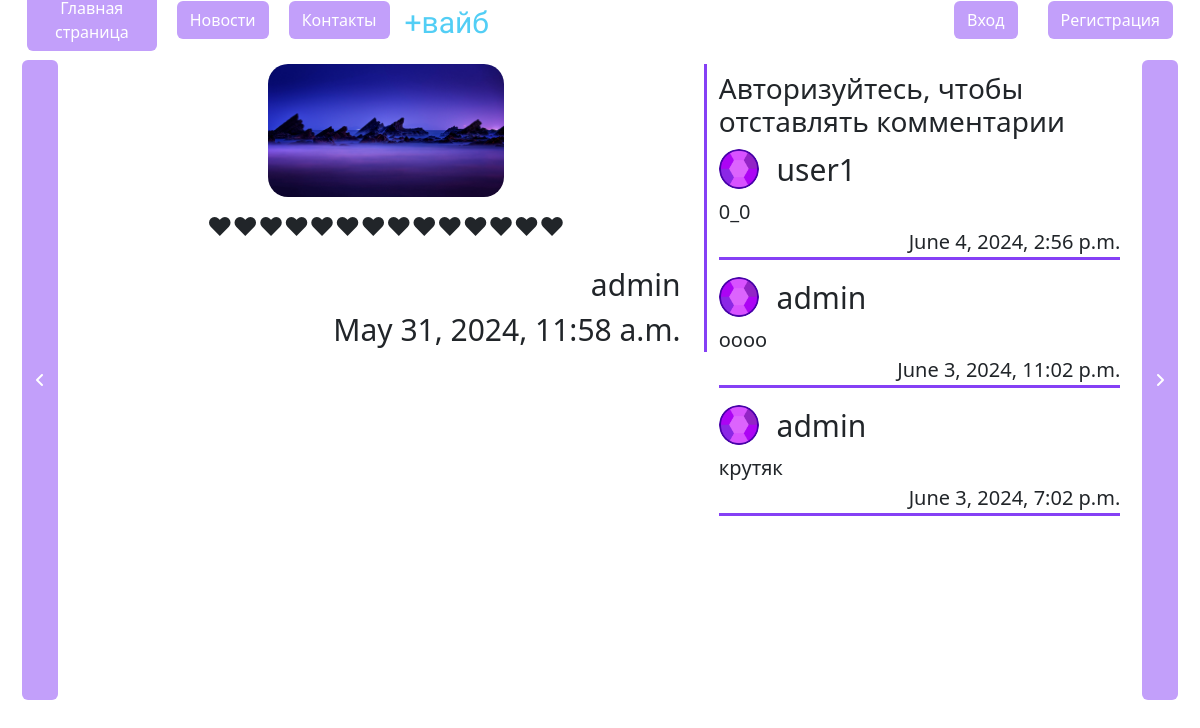
Page /detail/1/ on the committed database.
### news/models.py (models this page shows, shortened)
class News(models.Model):
    title = models.CharField(max_length=200, verbose_name="Заголовок")
    content = models.TextField(verbose_name="Содержимое")
    date_published = models.DateTimeField(default=timezone.now, verbose_name="Дата публикации")
    image = models.ImageField(upload_to="images/", verbose_name="Изображение")
    author = models.ForeignKey(User, on_delete=models.CASCADE, verbose_name="Автор", null=True, blank=True)
    class Meta:
        verbose_name = "Пост"
        verbose_name_plural = "Новости"

class   Comment(models.Model):
    news = models.ForeignKey(News, on_delete=models.CASCADE, verbose_name="Пост")
    author = models.ForeignKey(User, on_delete=models.CASCADE, verbose_name="Автор", null=True, blank=True)
    text = models.TextField(verbose_name="Содержение")
    date_published = models.DateTimeField(default=timezone.now, verbose_name="Дата публикации")
    class Meta:
        verbose_name = "Коментарий"
        verbose_name_plural = "Коментарии"

### news/views.py (the view)
# urls.py: path("detail/<int:pk>/", views.detail, name='news_detail'),
def detail(request, pk):
    newss = News.objects.all()
    news = newss.get(pk=pk)
    title = news.title
    count = str(request.GET.get('post'))
    comments = Comment.objects.filter(news=news).order_by("-date_published")
    if count == "prev":
        if news.id == newss.first().id:
            return redirect("news:news_detail", pk=newss.last().id)
        prev_news = newss.filter(id__lt=news.id).last()
        return redirect("news:news_detail", pk=prev_news.id)
    if count == "next":
        if news.id == newss.last().id:
            return redirect("news:news_detail", pk=newss.first().id)
        next_news = newss.filter(id__gt=news.id).first()
        return redirect("news:news_detail", pk=next_news.id)
    context = {
        "news": news,
        "title": title,
        "comments": comments
    }
    if request.method == "POST":
        form = CommentsModelForm(request.POST)
        if form.is_valid():
            new_comment = form.save(commit=False)
            new_comment.author = request.user
            new_comment.news = news
            new_comment.save()
            return redirect("news:news_detail", pk=pk)
    else:
        form = CommentsModelForm()
    context["form"] = form
    return render(request, 'news/news_detail.html', context)

### news/templates/news/news_detail.html (shortened to what this page needs)
{% extends 'news/layout.html' %}
{% load static %}
{% block static %}
    <link rel="stylesheet" href="{% static 'news/css/news_detail.css' %}">
{% endblock %}
{% block content %}
   <div class="news_detail">
        <a class="arrow btn buter" href="{% url 'news:news_detail' pk=news.id %}?post=prev">
            <i class="fa fa-angle-left"></i> </a>
        <div class="content">
            <img src="{{ news.image.url }}">
            <div class="news_text"><a>{{ news.content|linebreaks }}</a></div>
            <div class="news_info">
                <a>{{ news.author }}</a>
                <a>{{ news.date_published }}</a>
            </div>
        </div>
       <div class="comments">
            {% if user.is_authenticated %}
            <div class="com_form">
                <h3>Ваш комментарий</h3>
                <form method="POST">
                    {% csrf_token %}
                    {{ form.as_p }}
                    <button type="submit" class="btn buter_3">Отправить</button>
                </form>
            </div>
            {% else %}
            <h3> Авторизуйтесь, чтобы отставлять комментарии</h3>
            {% endif %}
           {% if comments %}
                {% for comment in comments %}
                    <div class="comment">
                        <a style="font-size: 30"> <img src="{% static 'news/img/user.ico' %}"
                           style="width: 40px; margin-right: 10px">
                            {{ comment.author }}</a>
                        <a>{{ comment.text }}</a>
                        <a style="align-self: flex-end">{{ comment.date_published }}</a>
                    </div>
                {% endfor %}
            {% else %}
                <a class="no_comments">Комментариев пока нет</a>
            {% endif %}
       </div>
    <a class="arrow btn buter" href="{% url 'news:news_detail' pk=news.id %}?post=next">
        <i class="fa fa-angle-right"></i> </a>
   </div>
{% endblock %}

### news/templates/news/layout.html (shortened to what this page needs)
{% load static %}
<html lang="en">
<head>
    <link rel="stylesheet" href="https://cdn.jsdelivr.net/npm/bootstrap@5.3.0/dist/css/bootstrap.min.css">
    <link rel="stylesheet" href="{% static 'news/css/layout.css' %}">
    {% block static %}
    {% endblock %}
</head>
<body>
    <div class="header">
        <div class="left_side ">
            <a class="btn buter" href="{% url 'news:index_start' %}">Главная страница</a>
            <a class="btn buter" href="{% url 'news:index' %}">Новости</a>
            <a class="btn buter" href="{% url 'news:contacts' %}"> Контакты</a>
        </div>
        <div class="middle">
        <a class="seymour-one-regular" style ="font-size:30px; color:#52cef5; text-decoration: none; ">{{ title }}</a>
        </div>
        <div class="right_side">
            {% if user.is_authenticated %}
                <a href="{% url 'users:profile' %}">Привет, {{user.username}}! </a>
                {% if user.is_superuser %}
                    <a class="btn" href="{% url 'admin:index' %}"> <i class="fa-solid fa-gear" style="color: #8540f5;font-size: 24px;"></i></a>
                {% endif %}
                <form class="log_out_form" action="{% url 'users:logout' %}" method="post">
                    {% csrf_token %}
                    <button type="submit" class="btn buter_2"><i class="fa fa-sign-out-alt"></i>Выход</button>
                </form>
            {% else %}
                 <a class="btn buter" href="{% url 'users:login' %}">Вход</a>
                 <a class="btn buter" href="{% url 'users:register' %}">Регистрация</a>
            {% endif %}
        </div>
    </div>
    <div style="height: 6%;"> </div>
    {% block content %}
    {% endblock %}
</body>
</html>

### static/news/css/layout.css (style rules this page uses)
.header { position: fixed; width: 100%; z-index: 1; height: 5%; display: flex; background:white; padding: 0 1% 0 1%; }
.left_side, .right_side { padding: 5px; display: flex; align-items: center; }
.left_side { width: 40%; }
.right_side { width: 40%; justify-content: flex-end; gap: 10px; }
.middle { width: 40%; justify-content: center; }
.btn, .log_out_form { margin: 0 10px 0 10px; }
body { margin: 0; padding: 0; background: url("https://mykaleidoscope.ru/x/uploads/posts/2022-10/1666504004_31-mykaleidoscope-ru-p-rozovo-fioletovii-tsvet-oboi-33.jpg") no-repeat; background-size:100% 100%; }
.buter { background-color: #c29ffa !important; color: white; }
.seymour-one-regular { font-family: "Seymour One", sans-serif; font-weight: 400; font-style: normal; }

### static/news/css/news_detail.css (style rules this page uses)
.news_detail { display: flex; padding: 1%; flex-direction: row; }
img { width: 40%; border-radius: 20px ; margin-bottom: 2%; }
.content { width: 60%; display: flex; font-size: 25px; flex-direction: column; align-items: center; padding: 0 2% 0 2%; border-right: 3px solid #8540f5; align-self: flex-start; position: sticky; top: 8%; }
.news_info { width: 100%; font-size: 30px; display: flex; flex-direction: column; align-items: flex-end; }
.comments { display: flex; padding: 1%; width: 40%; flex-direction: column; align-items: center; }
.comment { font-size: 20px; display: flex; flex-direction: column; width: 100%; border-bottom: 3px solid #8540f5; margin-bottom: 15px; }
.arrow { height: 80vh; display: flex; align-items: center; justify-content: center; position: sticky; top: 8%; }

### rows in the picture
News: title "+вайб", image (picture), content "❤❤❤❤❤❤❤❤❤❤❤❤❤❤", author "admin", date_published "May 31, 2024, 11:58 a.m."
Comment: author "user1", text "0_0", date_published "June 4, 2024, 2:56 p.m."
Comment: author "admin", text "oooo", date_published "June 3, 2024, 11:02 p.m."
Comment: author "admin", text "крутяк", date_published "June 3, 2024, 7:02 p.m."
